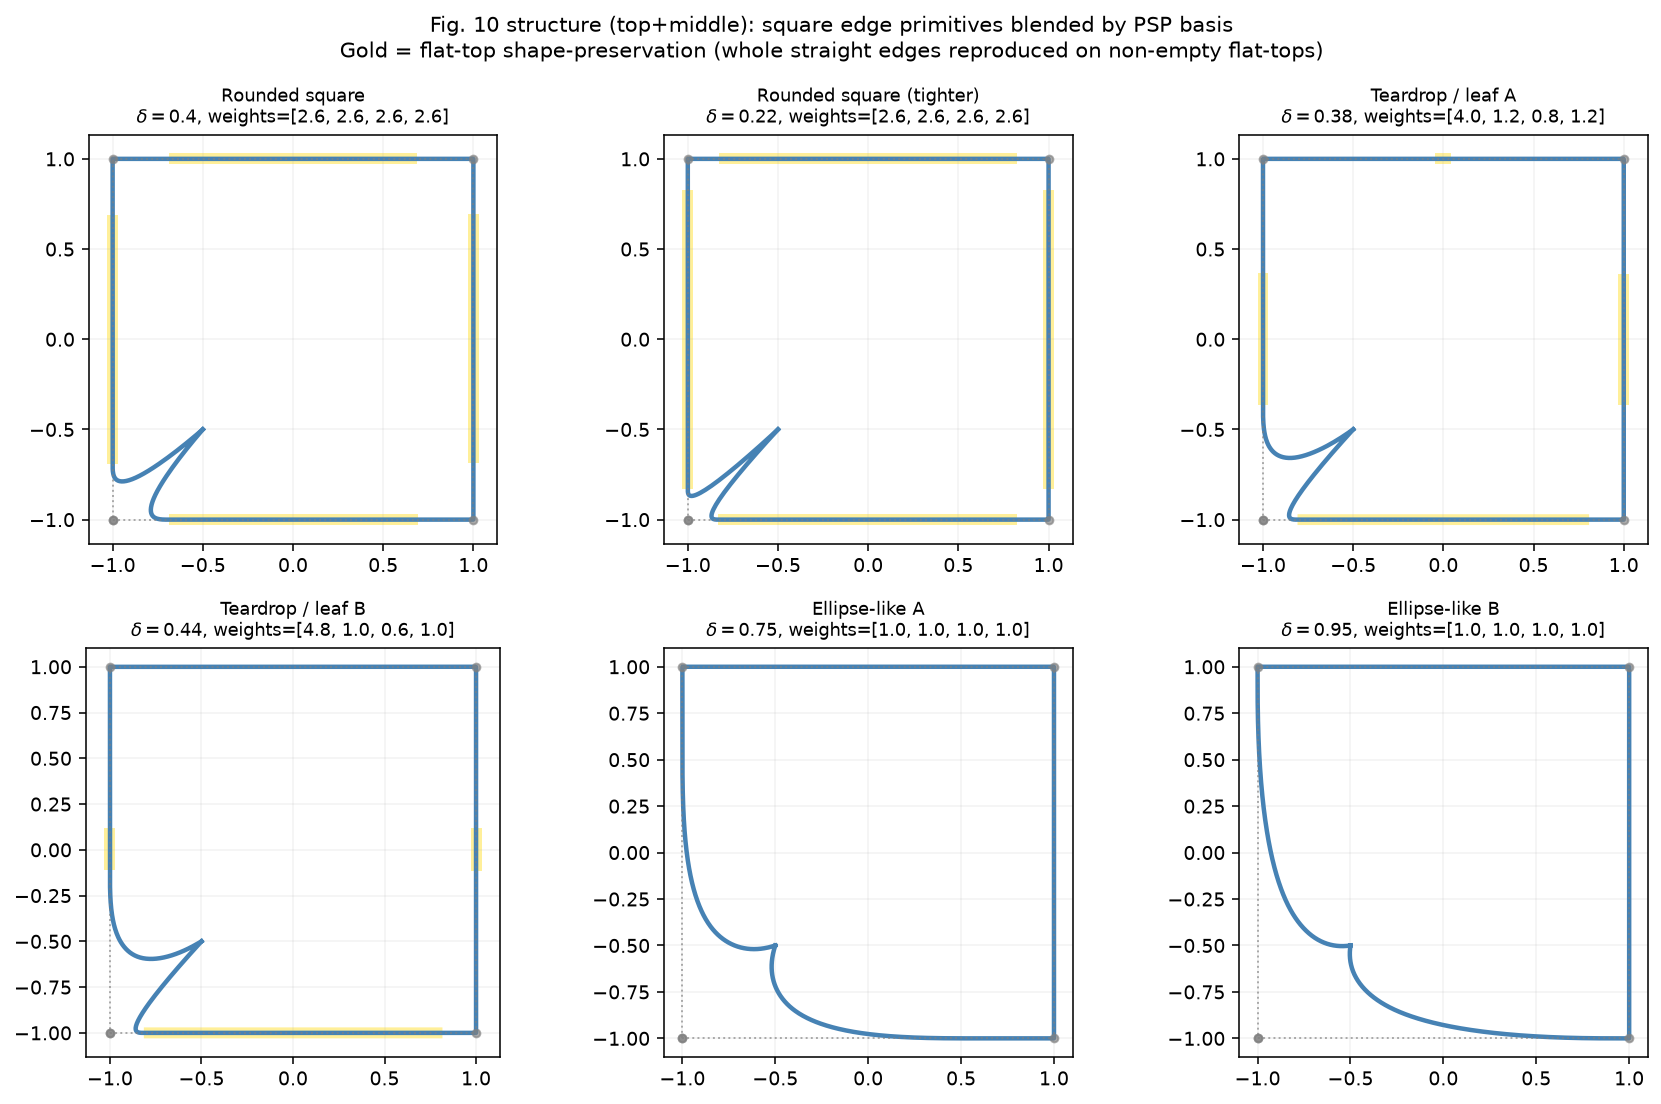

Recreate this plot in Python.
"""
Fig. 10 demos using line-segment primitive blending (Eq. 22).

Li & Tian Fig. 10 is produced by blending *edge primitives* P_i(t), not
constant control points.  Each edge primitive is a parametric line segment on
its own interval, so a non-empty flat-top reproduces a whole straight edge.
This is the key behavior that point blending cannot produce.
"""

import os
import sys

import matplotlib
matplotlib.use("Agg")
import matplotlib.pyplot as plt
import numpy as np

sys.path.insert(0, os.path.join(os.path.dirname(__file__), ".."))

from shape_blend_splines.basis import knots_from_weights
from shape_blend_splines.curve import BlendedPrimitivePSPSpline, PeriodicPSPSpline
from shape_blend_splines.shapes import closed_polygon_edges

OUTPUT_DIR = os.path.dirname(os.path.abspath(__file__))


def save(fig, filename):
    path = os.path.join(OUTPUT_DIR, filename)
    fig.savefig(path, dpi=140, bbox_inches="tight")
    plt.close(fig)
    print(f"Saved: {path}")


def _shade_flat_tops(ax, spline, t, pts, alpha=0.4):
    """Shade flat-top (shape-preserving) curve segments."""
    for left, right in spline.shape_preserving_intervals():
        if left < right:
            mask = (t >= left) & (t <= right)
            if np.count_nonzero(mask) > 2:
                seg = pts[mask]
                tangent = np.gradient(seg, axis=0)
                normal = np.column_stack([-tangent[:, 1], tangent[:, 0]])
                norm = np.linalg.norm(normal, axis=1, keepdims=True)
                normal = normal / np.clip(norm, 1e-12, None)
                up = seg + 0.03 * normal
                down = seg - 0.03 * normal
                ribbon = np.vstack([up, down[::-1]])
                ax.fill(
                    ribbon[:, 0], ribbon[:, 1],
                    color="gold", alpha=alpha, linewidth=0
                )


def _open_polyline_edges(vertices, knots):
    """Edge primitives for an open polyline over intervals [k_i, k_{i+1}]."""
    verts = np.asarray(vertices, dtype=float)
    knot_arr = np.asarray(knots, dtype=float)
    edges = []
    for i in range(len(verts) - 1):
        p0, p1 = verts[i], verts[i + 1]
        a, b = knot_arr[i], knot_arr[i + 1]
        span = b - a

        def edge(t, p0=p0, p1=p1, a=a, span=span):
            tt = np.atleast_1d(np.asarray(t, dtype=float))
            s = np.clip((tt - a) / span, 0.0, 1.0)
            return (1.0 - s)[:, np.newaxis] * p0 + s[:, np.newaxis] * p1

        edges.append(edge)
    return edges


def demo_nonequal_intervals():
    """Top+middle row structure: square family via edge-primitive blending."""
    square = np.array([
        [-1.0, -1.0],
        [1.0, -1.0],
        [1.0, 1.0],
        [-1.0, 1.0],
    ], dtype=float)

    configs = [
        ("Rounded square", [2.6, 2.6, 2.6, 2.6], 0.40),
        ("Rounded square (tighter)", [2.6, 2.6, 2.6, 2.6], 0.22),
        ("Teardrop / leaf A", [4.0, 1.2, 0.8, 1.2], 0.38),
        ("Teardrop / leaf B", [4.8, 1.0, 0.6, 1.0], 0.44),
        ("Ellipse-like A", [1.0, 1.0, 1.0, 1.0], 0.75),
        ("Ellipse-like B", [1.0, 1.0, 1.0, 1.0], 0.95),
    ]

    fig, axes = plt.subplots(2, 3, figsize=(12.5, 8.0))
    for ax, (title, weights, delta) in zip(axes.flat, configs):
        knots = knots_from_weights(weights)
        edges = closed_polygon_edges(square, knots=knots)
        spline = PeriodicPSPSpline(edges, knots=knots, n=3, delta=delta)
        t = np.linspace(knots[0], knots[-1], 1600)
        pts = spline.evaluate(t)

        _shade_flat_tops(ax, spline, t, pts)
        ax.plot(pts[:, 0], pts[:, 1], color="steelblue", lw=2.3)
        poly_closed = np.vstack([square, square[0]])
        ax.plot(poly_closed[:, 0], poly_closed[:, 1], "o:", color="gray", lw=1.0, ms=4, alpha=0.65)
        ax.set_aspect("equal")
        ax.set_title(f"{title}\n$\\delta={delta}$, weights={weights}", fontsize=9)
        ax.grid(alpha=0.16)

    fig.suptitle(
        "Fig. 10 structure (top+middle): square edge primitives blended by PSP basis\n"
        "Gold = flat-top shape-preservation (whole straight edges reproduced on non-empty flat-tops)",
        fontsize=11, y=0.98,
    )
    fig.tight_layout()
    save(fig, "figure10_nonequal_intervals.png")


def demo_square_spiral():
    """Bottom row structure: open square-spiral with delta sweep."""
    spiral = np.array([
        [-0.82, -0.72], [-0.18, -0.72], [-0.18, -0.18], [-0.70, -0.18],
        [-0.70, -0.60], [-0.30, -0.60], [-0.30, -0.30], [-0.56, -0.30],
        [-0.56, -0.47], [-0.40, -0.47], [-0.40, -0.38], [-0.48, -0.38],
    ], dtype=float)
    seg_lengths = np.linalg.norm(np.diff(spiral, axis=0), axis=1)
    weights = np.maximum(seg_lengths, 0.08)
    knots = knots_from_weights(weights)
    edges = _open_polyline_edges(spiral, knots)

    fig, axes = plt.subplots(1, 3, figsize=(13.2, 4.6))
    for ax, delta in zip(axes, [0.05, 0.10, 0.18]):
        spline = BlendedPrimitivePSPSpline(edges, knots=knots, n=3, delta=delta)
        t = np.linspace(knots[0], knots[-1], 2200)
        pts = spline.evaluate(t)
        _shade_flat_tops(ax, spline, t, pts, alpha=0.35)
        ax.plot(pts[:, 0], pts[:, 1], color="steelblue", lw=2.2)
        ax.plot(
            spiral[:, 0], spiral[:, 1],
            linestyle=":", color="gray", lw=1.0, marker="o", ms=2.8, alpha=0.7
        )
        ax.set_aspect("equal")
        ax.set_title(rf"$\delta={delta}$", fontsize=10)
        ax.grid(alpha=0.16)

    fig.suptitle(
        "Fig. 10 structure (bottom): nested square-spiral via open edge-primitive PSP blending",
        fontsize=11, y=0.98,
    )
    fig.tight_layout()
    save(fig, "figure10_square_spiral.png")


if __name__ == "__main__":
    print("Running Fig. 10: non-equal-interval PSP demonstrations …")
    demo_nonequal_intervals()
    demo_square_spiral()
    print("Done.")
